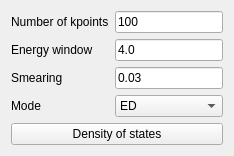
      <widget class="QWidget" name="tab_6">
       <attribute name="title">
        <string>DOS</string>
       </attribute>
       <layout class="QVBoxLayout" name="verticalLayout_2">
        <item>
         <layout class="QGridLayout" name="gridLayout_36">
          <item row="0" column="0">
           <widget class="QLabel" name="label_50">
            <property name="text">
             <string>Number of kpoints</string>
            </property>
           </widget>
          </item>
          <item row="1" column="0">
           <widget class="QLabel" name="label_51">
            <property name="text">
             <string>Energy window</string>
            </property>
           </widget>
          </item>
          <item row="1" column="1">
           <widget class="QLineEdit" name="dos_ewindow">
            <property name="text">
             <string>4.0</string>
            </property>
           </widget>
          </item>
          <item row="2" column="1">
           <widget class="QLineEdit" name="dos_delta">
            <property name="text">
             <string>0.03</string>
            </property>
           </widget>
          </item>
          <item row="2" column="0">
           <widget class="QLabel" name="label_48">
            <property name="text">
             <string>Smearing</string>
            </property>
           </widget>
          </item>
          <item row="0" column="1">
           <widget class="QLineEdit" name="dos_nk">
            <property name="text">
             <string>100</string>
            </property>
           </widget>
          </item>
          <item row="3" column="1">
           <widget class="QComboBox" name="dos_mode">
            <item>
             <property name="text">
              <string>ED</string>
             </property>
            </item>
            <item>
             <property name="text">
              <string>Green</string>
             </property>
            </item>
           </widget>
          </item>
          <item row="3" column="0">
           <widget class="QLabel" name="label_47">
            <property name="text">
             <string>Mode</string>
            </property>
           </widget>
          </item>
         </layout>
        </item>
        <item>
         <widget class="QPushButton" name="show_dos">
          <property name="text">
           <string>Density of states</string>
          </property>
         </widget>
        </item>
       </layout>
      </widget>
